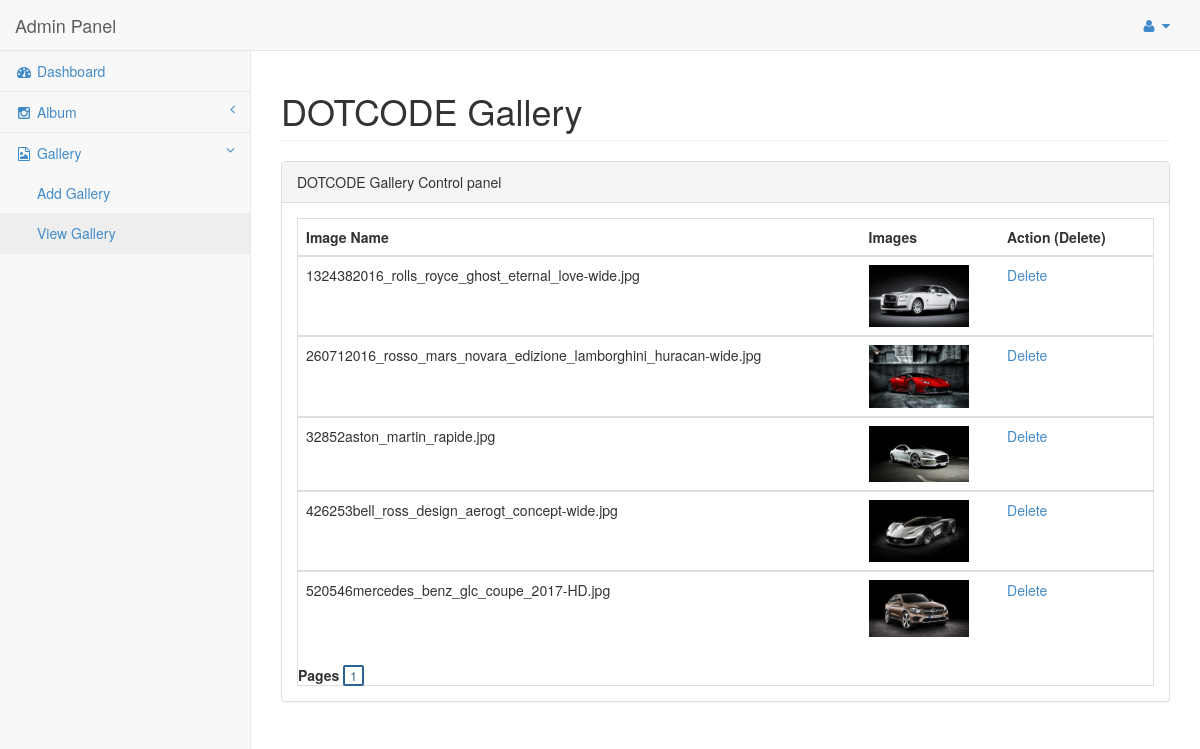
Screenshot of /admin/viewsgimages.php?ids=1 (signed in) with the database file from the repository.
### tables this page shows
CREATE TABLE `tbl_gallery` (
  `gid` int(10) NOT NULL,
  `aid` int(10) NOT NULL,
  `gname` varchar(1000) NOT NULL,
  `gimages` varchar(1000) NOT NULL,
  `date` datetime NOT NULL,
  `status` varchar(20) NOT NULL
);

### admin/viewsgimages.php (the view, shortened to what this page needs)
<?php session_start();
if(isset($_SESSION['uname']))
{
?>
<?php include "header1.php"; ?>
<?php include "menu/gmenu2.php"; ?>
<?php $asid=$_REQUEST['ids']; ?>
<div id="page-wrapper">
            <div class="row">
                <div class="col-lg-12">
                    <h1 class="page-header">DOTCODE Gallery</h1>
                </div>
            </div>
            <div class="row">
                <div class="col-lg-12">
                    <div class="panel panel-default">
                        <div class="panel-heading">
                         DOTCODE Gallery Control panel
                        </div>
                        <div class="panel-body">
                           <div class="table-responsive table-bordered">
                           <?php
include"connect.php";
if (isset($_GET["page"])) { $page = $_GET["page"]; } else { $page=1; };
$start_from = ($page-1) * 20;
$sql = "select * from tbl_gallery where status='process' and aid='$asid' ORDER BY gid ASC LIMIT $start_from, 20";
$rs_result = mysqli_query ($con,$sql);
?>
                                <table class="table">
<thead>
                                        <tr>
                                            <th>Image Name</th>
                                            <th>Images</th>
											<th colspan=2 width="18%">Action (Delete)</th>
                                        </tr>
                                    </thead>
<?php
while ($row = mysqli_fetch_assoc($rs_result)) {
?>
<tbody>
                                        <tr>
                                            <td><?php echo $row["gimages"]; ?></td>
                                            <td><a href='gchangeimage.php?key0=<?php echo  $row["gid"];?>&asid2=<?php echo $row["aid"]; ?>'><img src="gcatch/<?php echo $row["gimages"]; ?>"  width="100px"/></a></td>
                                           <td><a href='gallerydelete.php?key1=<?php echo $row["gid"]; ?> && key2=<?php echo $row["aid"]; ?>'>Delete</a>
                                        </tr>
										</tbody>
<?php
};
?>
</table>
<strong>Pages  </strong>
<?php
$sql = "SELECT COUNT(aid) FROM tbl_gallery where aid='$asid' AND status='process'";
$rs_result = mysqli_query($con,$sql);
$row = mysqli_fetch_row($rs_result);
$total_records = $row[0];
$total_pages = ceil($total_records / 20);
for ($i=1; $i<=$total_pages; $i++) {
echo "<a href='viewsgimages.php?page=$i&ids=$asid' class='navigation_item selected_navigation_item'>".$i."</a> ";
};
?>
                                </div>
                                </div>
                            </div>
                        </div>
                    </div>
                </div>
            </div>
<?php
}
else
{
header("location:login.php");
}
?>
</body>
</html>

### admin/css/sb-admin-2.css (style rules this page uses)
body { background-color: #f8f8f8; }
#page-wrapper { padding: 0 15px; min-height: 568px; background-color: #fff; }
@media (min-width:768px) { #page-wrapper { position: inherit; margin: 0 0 0 250px; padding: 0 30px; border-left: 1px solid #e7e7e7; } }

### admin/viewsgimages.php (style rules this page uses)
.navigation_item { padding: 0px 5px; background: #fff; text-decoration: none; color: #e3e3e3 !important; font-size: 12px; border: 2px solid #e3e3e3; border-radius: 1px; -webkit-transition: all 0.2s linear; -moz-transition: all 0.2s linear; -ms-transition: all 0.2s linear; -o-transition: all 0.2s linear; }
.navigation_item:hover,.selected_navigation_item { border: 2px solid #2A6496; border-radius: 2px; color: #2A6496 !important; background: #fff; }

### rows the page displays
tbl_gallery: gimages "1324382016_rolls_royce_ghost_eternal_love-wide.jpg", gimages (picture)
tbl_gallery: gimages "260712016_rosso_mars_novara_edizione_lamborghini_huracan-wide.jpg", gimages (picture)
tbl_gallery: gimages "32852aston_martin_rapide.jpg", gimages (picture)
tbl_gallery: gimages "426253bell_ross_design_aerogt_concept-wide.jpg", gimages (picture)
tbl_gallery: gimages "520546mercedes_benz_glc_coupe_2017-HD.jpg", gimages (picture)
